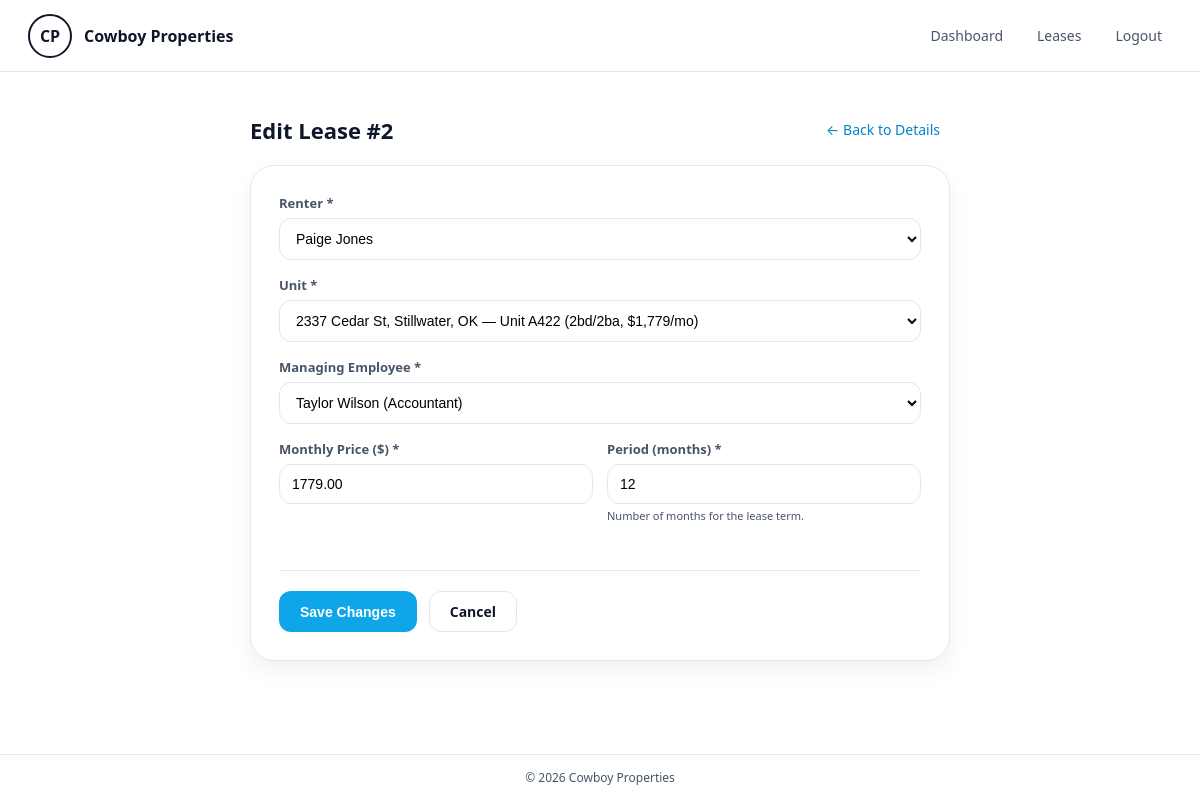
Screenshot of /Lease-CRUD/admin-lease-edit.php?id=2 (signed in) with the database file from the repository.
### tables this page shows
CREATE TABLE IF NOT EXISTS `lease` (
  `LeaseID` int NOT NULL AUTO_INCREMENT,
  `RenterID` int NOT NULL,
  `EmpID` int NOT NULL,
  `UnitID` int NOT NULL,
  `Price` decimal(10,2) NOT NULL,
  `period` int NOT NULL,
  PRIMARY KEY (`LeaseID`),
  KEY `fk_lease_renter` (`RenterID`),
  KEY `fk_lease_employee` (`EmpID`),
  KEY `fk_lease_unit` (`UnitID`)
);

CREATE TABLE IF NOT EXISTS `renter` (
  `RenterID` int NOT NULL AUTO_INCREMENT,
  `Firstname` varchar(60) NOT NULL,
  `Lastname` varchar(60) NOT NULL,
  `email` varchar(255) NOT NULL,
  `phone` char(15) DEFAULT NULL,
  `password` varchar(255) NOT NULL,
  `role` varchar(20) NOT NULL DEFAULT 'renter',
  PRIMARY KEY (`RenterID`),
  UNIQUE KEY `email` (`email`)
);

CREATE TABLE IF NOT EXISTS `unit` (
  `UnitID` int NOT NULL AUTO_INCREMENT,
  `PropertyID` int NOT NULL,
  `Unit_number` varchar(20) NOT NULL,
  `Bed` int NOT NULL,
  `bath` int NOT NULL,
  `price` decimal(10,2) NOT NULL,
  PRIMARY KEY (`UnitID`),
  UNIQUE KEY `uq_unit_property_unitnum` (`PropertyID`,`Unit_number`)
);

CREATE TABLE IF NOT EXISTS `property` (
  `PropertyID` int NOT NULL AUTO_INCREMENT,
  `Address` varchar(255) NOT NULL,
  `ManagerEmpID` int NOT NULL,
  `Unit_Count` int NOT NULL,
  PRIMARY KEY (`PropertyID`),
  KEY `fk_property_manager` (`ManagerEmpID`)
);

CREATE TABLE IF NOT EXISTS `employee` (
  `EmpID` int NOT NULL AUTO_INCREMENT,
  `Lastname` varchar(60) NOT NULL,
  `Firstname` varchar(60) NOT NULL,
  `Position` varchar(80) NOT NULL,
  `Password` varchar(255) NOT NULL,
  `Email` varchar(255) NOT NULL,
  `phone` char(15) DEFAULT NULL,
  `role` varchar(20) NOT NULL DEFAULT 'employee',
  PRIMARY KEY (`EmpID`),
  UNIQUE KEY `Email` (`Email`)
);

### Lease-CRUD/admin-lease-edit.php (the view, shortened to what this page needs)
<?php
$id = isset($_GET['id']) ? (int)$_GET['id'] : 0;
$pdo    = get_db();
$errors = [];
$renters   = $pdo->query('SELECT RenterID, Firstname, Lastname FROM renter ORDER BY Lastname, Firstname')->fetchAll();
$units     = $pdo->query('
    SELECT u.UnitID, u.Unit_number, u.Bed, u.bath, u.price, p.Address
    FROM unit u
    JOIN property p ON u.PropertyID = p.PropertyID
    ORDER BY p.Address, u.Unit_number
')->fetchAll();
$employees = $pdo->query('SELECT EmpID, Firstname, Lastname, Position FROM employee ORDER BY Lastname, Firstname')->fetchAll();
if ($_SERVER['REQUEST_METHOD'] === 'POST') {
    $renter_id = trim($_POST['renter_id'] ?? '');
    $unit_id   = trim($_POST['unit_id']   ?? '');
    $emp_id    = trim($_POST['emp_id']    ?? '');
    $price     = trim($_POST['price']     ?? '');
    $period    = trim($_POST['period']    ?? '');
    if (!$renter_id) $errors[] = 'Please select a renter.';
    if (!$unit_id)   $errors[] = 'Please select a unit.';
    if (!$emp_id)    $errors[] = 'Please select a managing employee.';
    if (!is_numeric($price) || (float)$price <= 0)
        $errors[] = 'Price must be a positive number.';
    if (!is_numeric($period) || (int)$period <= 0)
        $errors[] = 'Period must be a positive number of months.';
    if (empty($errors)) {
        $pdo->prepare('
            UPDATE lease
            SET RenterID = ?, UnitID = ?, EmpID = ?, Price = ?, period = ?
            WHERE LeaseID = ?
        ')->execute([(int)$renter_id, (int)$unit_id, (int)$emp_id, (float)$price, (int)$period, $id]);
        header('Location: admin-lease-details.php?id=' . $id . '&updated=1');
        exit;
    }
    $v = compact('renter_id', 'unit_id', 'emp_id', 'price', 'period');
} else {
    $stmt = $pdo->prepare('SELECT * FROM lease WHERE LeaseID = ? LIMIT 1');
    $stmt->execute([$id]);
    $lease = $stmt->fetch();
    $v = [
        'renter_id' => $lease['RenterID'],
        'unit_id'   => $lease['UnitID'],
        'emp_id'    => $lease['EmpID'],
        'price'     => $lease['Price'],
        'period'    => $lease['period'],
    ];
}
?>
<!DOCTYPE html>
<html lang="en">
<head>
</head>
<body>
<div class="page">
    <header class="navbar">
        <a class="brand" href="../Pages/adminhome.php">
            <div class="logo">CP</div>
            <strong>Cowboy Properties</strong>
        </a>
        <nav class="nav-links">
            <a href="../Pages/adminhome.php">Dashboard</a>
            <a href="admin-leases-view.php">Leases</a>
            <a href="../logout.php">Logout</a>
        </nav>
    </header>
    <main>
        <div class="wrap">
            <div class="top-row">
                <h1>Edit Lease #<?php echo $id; ?></h1>
                <a class="back-link" href="admin-lease-details.php?id=<?php echo $id; ?>">← Back to Details</a>
            </div>
            <div class="panel">
                <form method="POST" novalidate>
                    <div class="field">
                        <label for="renter_id">Renter *</label>
                        <select id="renter_id" name="renter_id" required>
                            <?php foreach ($renters as $r): ?>
                                <option value="<?php echo (int)$r['RenterID']; ?>"
                                    <?php echo $v['renter_id'] == $r['RenterID'] ? 'selected' : ''; ?>>
                                    <?php echo htmlspecialchars($r['Firstname'] . ' ' . $r['Lastname']); ?>
                                </option>
                            <?php endforeach; ?>
                        </select>
                    </div>
                    <div class="field">
                        <label for="unit_id">Unit *</label>
                        <select id="unit_id" name="unit_id" required>
                            <?php foreach ($units as $u): ?>
                                <option value="<?php echo (int)$u['UnitID']; ?>"
                                    <?php echo $v['unit_id'] == $u['UnitID'] ? 'selected' : ''; ?>>
                                    <?php echo htmlspecialchars($u['Address'] . ' — Unit ' . $u['Unit_number'] . ' (' . $u['Bed'] . 'bd/' . $u['bath'] . 'ba, $' . number_format((float)$u['price'], 0) . '/mo)'); ?>
                                </option>
                            <?php endforeach; ?>
                        </select>
                    </div>
                    <div class="field">
                        <label for="emp_id">Managing Employee *</label>
                        <select id="emp_id" name="emp_id" required>
                            <?php foreach ($employees as $e): ?>
                                <option value="<?php echo (int)$e['EmpID']; ?>"
                                    <?php echo $v['emp_id'] == $e['EmpID'] ? 'selected' : ''; ?>>
                                    <?php echo htmlspecialchars($e['Firstname'] . ' ' . $e['Lastname'] . ' (' . $e['Position'] . ')'); ?>
                                </option>
                            <?php endforeach; ?>
                        </select>
                    </div>
                    <div class="row-2">
                        <div class="field">
                            <label for="price">Monthly Price ($) *</label>
                            <input id="price" name="price" type="number" step="0.01" min="0"
                                   value="<?php echo htmlspecialchars($v['price']); ?>" required />
                        </div>
                        <div class="field">
                            <label for="period">Period (months) *</label>
                            <input id="period" name="period" type="number" min="1"
                                   value="<?php echo htmlspecialchars($v['period']); ?>" required />
                            <p class="hint">Number of months for the lease term.</p>
                        </div>
                    </div>
                    <hr>
                    <div class="actions">
                        <button class="btn" type="submit">Save Changes</button>
                        <a class="btn btn-outline" href="admin-lease-details.php?id=<?php echo $id; ?>">Cancel</a>
                    </div>
                </form>
            </div>
        </div>
    </main>
    <footer>&copy; <?php echo date("Y"); ?> Cowboy Properties</footer>
</div>
</body>
</html>

### Lease-CRUD/admin-lease-edit.php (style rules this page uses)
:root { --bg:#fff; --text:#0f172a; --muted:#475569; --border:#e2e8f0; --soft:#f8fafc; --brand:#0ea5e9; --brand-dark:#0284c7; }
* { box-sizing:border-box; }
body { margin:0; font-family:system-ui,-apple-system,Segoe UI,Roboto,sans-serif; background:var(--bg); color:var(--text); }
.page { min-height:100vh; display:flex; flex-direction:column; }
.navbar { height:72px; display:flex; align-items:center; justify-content:space-between; padding:0 28px; border-bottom:1px solid var(--border); background:#fff; }
.brand { display:flex; align-items:center; gap:12px; text-decoration:none; color:inherit; }
.logo { width:44px; height:44px; border-radius:999px; border:2px solid #0f172a; display:grid; place-items:center; font-weight:700; }
.nav-links { display:flex; align-items:center; gap:14px; }
.nav-links a { text-decoration:none; color:var(--muted); font-size:14px; padding:8px 10px; border-radius:10px; }
main { flex:1; padding:40px 16px 60px; display:flex; justify-content:center; }
.wrap { width:min(700px,92vw); }
.top-row { display:flex; align-items:center; justify-content:space-between; margin-bottom:18px; }
h1 { margin:0; font-size:22px; }
.back-link { font-size:14px; color:var(--brand-dark); text-decoration:none; padding:8px 10px; border-radius:10px; }
.panel { border:1px solid var(--border); border-radius:24px; background:#fff; padding:28px; box-shadow:0 10px 22px rgba(15,23,42,.06); }
.row-2 { display:grid; grid-template-columns:1fr 1fr; gap:14px; }
.field { margin-bottom:16px; }
label { display:block; font-size:13px; font-weight:700; color:var(--muted); margin-bottom:6px; }
input, select { width:100%; padding:11px 12px; border-radius:12px; border:1px solid var(--border); font-size:14px; outline:none; background:#fff; }
.hint { font-size:11px; color:var(--muted); margin-top:4px; }
hr { border:none; border-top:1px solid var(--border); margin:20px 0; }
.actions { display:flex; gap:12px; }
.btn { display:inline-flex; align-items:center; justify-content:center; padding:10px 20px; border-radius:12px; border:1px solid transparent; background:var(--brand); color:#fff; font-weight:700; font-size:14px; cursor:pointer; transition:background .12s, transform .12s; text-decoration:none; }
.btn-outline { background:#fff; color:var(--text); border-color:var(--border); }
footer { border-top:1px solid var(--border); padding:14px; text-align:center; font-size:12px; color:var(--muted); }

### rows the page displays
lease: renter_id "Paige Jones", unit_id "2337 Cedar St, Stillwater, OK — Unit A422 (2bd/2ba, $1,779/mo)", emp_id "Taylor Wilson (Accountant)", price "1779.00", period "12"

### other values shown
$id "2"
